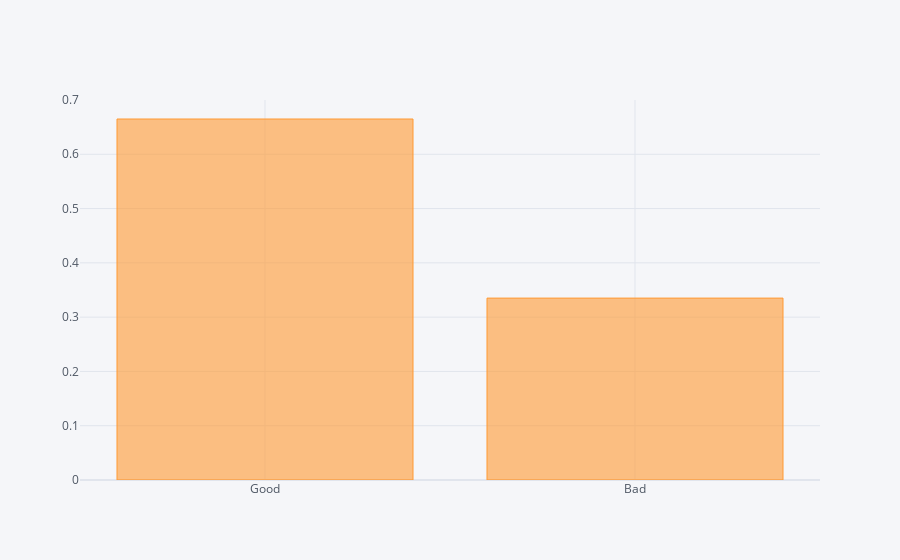

Source (notebook cell):
### Code cell
df1.Listing_Type.value_counts(normalize=True).iplot(kind='bar')

### Figure 1 — Plotly figure (JSON) as saved in the notebook; plotly's stock layout.template omitted (floating-point values rounded to 4 significant figures)
{"data": [{"marker": {"color": "rgba(255, 153, 51, 0.6)", "line": {"color": "rgba(255, 153, 51, 1.0)", "width": 1}}, "name": "Listing_Type", "orientation": "v", "text": "", "type": "bar", "x": ["Good", "Bad"], "y": [0.6649, 0.3351]}], "layout": {"legend": {"bgcolor": "#F5F6F9", "font": {"color": "#4D5663"}}, "paper_bgcolor": "#F5F6F9", "plot_bgcolor": "#F5F6F9", "title": {"font": {"color": "#4D5663"}}, "xaxis": {"gridcolor": "#E1E5ED", "showgrid": true, "tickfont": {"color": "#4D5663"}, "title": {"font": {"color": "#4D5663"}, "text": ""}, "zerolinecolor": "#E1E5ED"}, "yaxis": {"gridcolor": "#E1E5ED", "showgrid": true, "tickfont": {"color": "#4D5663"}, "title": {"font": {"color": "#4D5663"}, "text": ""}, "zerolinecolor": "#E1E5ED"}}}
